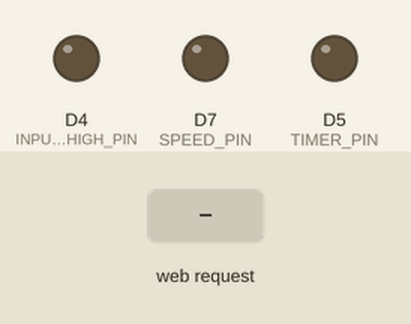
This sketch was run on a simulated ESP8266 (NodeMCU). Parts: output pins drawn as LEDs (lit = HIGH). The test bench sets the inputs (shaded band). WiFi joins after 1.5 s; servers stay silent unless stated; what the sketch prints to the serial monitor is not drawn.

Above: at 4.5 s.
4.6 s: HTTP request GET /fan_high received
At 5.1 s:
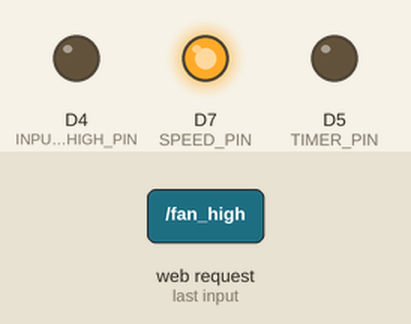
6.1 s: HTTP request GET /timer received
At 6.2 s:
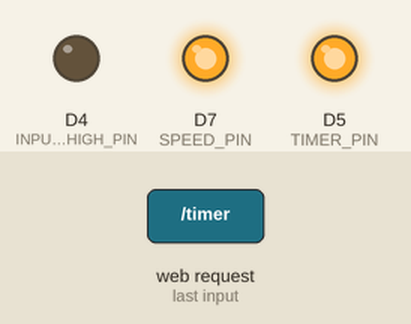
7.8 s: HTTP request GET /fan_low received
At 8.8 s:
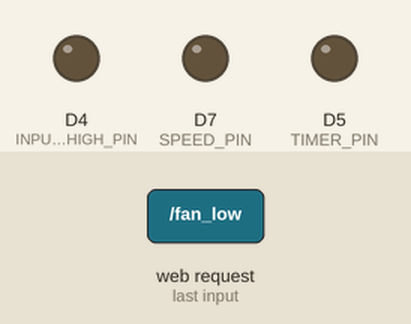
9.3 s: HTTP request GET /timer received
At 9.4 s:
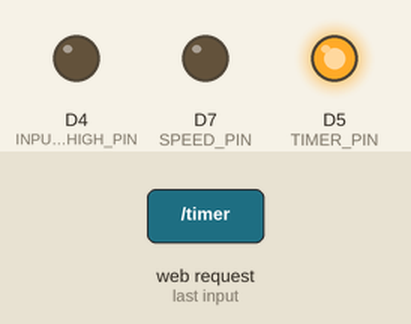
Timing chart, 0 to 12.0 s (numbered marks = the images above; inputs shaded):
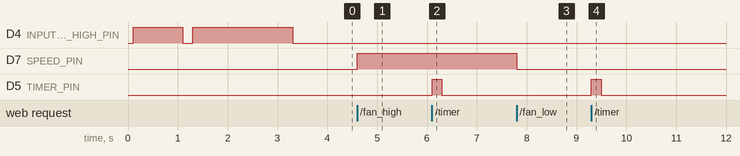

Measured:
- after the input at 4.6 s, D7 (SPEED_PIN): LOW → HIGH at once
- after the input at 6.1 s, D5 (TIMER_PIN): LOW → HIGH at once, → LOW 0.20 s later
- after the input at 7.8 s, D7 (SPEED_PIN): HIGH → LOW at once
- after the input at 9.3 s, D5 (TIMER_PIN): LOW → HIGH at once, → LOW 0.20 s later

The sketch:

main.c.ino
```cpp
#include <ESP8266WiFi.h>
#include <ESP8266WebServer.h>

// ---- WiFi credentials ----
const char* ssid     = "glizzy";
const char* password = "*PASS*";

// ---- INPUT PINS (LED monitors) ----
const int INPUT_LED_ON_PIN       = D1;
const int INPUT_LED_OFF_PIN      = D2;
const int INPUT_LED_FAN_LOW_PIN  = D3;
const int INPUT_LED_FAN_HIGH_PIN = D4;

// ---- OUTPUT PINS (controls) ----
const int TIMER_PIN = D5;
const int POWER_PIN = D6;
const int SPEED_PIN = D7;

// Web server
ESP8266WebServer server(80);

void setup() {
  Serial.begin(115200);

  // Inputs
  pinMode(INPUT_LED_ON_PIN, INPUT);
  pinMode(INPUT_LED_OFF_PIN, INPUT);
  pinMode(INPUT_LED_FAN_LOW_PIN, INPUT);
  pinMode(INPUT_LED_FAN_HIGH_PIN, INPUT);

  pinMode(LED_BUILTIN, OUTPUT);  // Initialize the LED_BUILTIN pin as an output
  // Outputs
  pinMode(TIMER_PIN, OUTPUT);
  pinMode(POWER_PIN, OUTPUT);
  pinMode(SPEED_PIN, OUTPUT);

  digitalWrite(TIMER_PIN, LOW);
  digitalWrite(POWER_PIN, LOW);
  digitalWrite(SPEED_PIN, LOW);

  // Connect WiFi
  WiFi.begin(ssid, password);
  Serial.print("Connecting to WiFi");
  while (WiFi.status() != WL_CONNECTED) {
    digitalWrite(LED_BUILTIN, LOW);  // Turn the LED on (Note that LOW is the voltage level
    delay(100);                      // Wait for a second
    digitalWrite(LED_BUILTIN, HIGH);  // Turn the LED off by making the voltage HIGH
    delay(1000);
    digitalWrite(LED_BUILTIN, LOW);  // Turn the LED on (Note that LOW is the voltage level
    delay(200);                      // Wait for a second
    digitalWrite(LED_BUILTIN, HIGH);  // Turn the LED off by making the voltage HIGH
    delay(2000);
  }
  Serial.println("\nConnected to WiFi!");
  Serial.print("IP Address: ");
  Serial.println(WiFi.localIP());

  // Define routes
  server.on("/", handleRoot);
  server.on("/power_on", []() { digitalWrite(POWER_PIN, HIGH); server.sendHeader("Location", "/"); server.send(303); });
  server.on("/power_off", []() { digitalWrite(POWER_PIN, LOW); server.sendHeader("Location", "/"); server.send(303); });
  server.on("/fan_low", []() { digitalWrite(SPEED_PIN, LOW); server.sendHeader("Location", "/"); server.send(303); });
  server.on("/fan_high", []() { digitalWrite(SPEED_PIN, HIGH); server.sendHeader("Location", "/"); server.send(303); });
  server.on("/timer", []() { pulseTimer(); server.sendHeader("Location", "/"); server.send(303); });

  server.begin();
  digitalWrite(LED_BUILTIN, LOW);  // Turn the LED on (Note that LOW is the voltage level

}

void loop() {
  server.handleClient();

}

void handleRoot() {
  String html = "<!DOCTYPE html><html><head><title>ESP8266 Fan Control</title>";
  html += "<meta name='viewport' content='width=device-width, initial-scale=1'>";
  html += "<style>body{font-family:Arial;text-align:center;}button{padding:10px 20px;margin:5px;font-size:16px;}</style>";
  html += "</head><body><h2>Fan Control Dashboard</h2>";

  // Show LED states
  html += "<h3>Status LEDs</h3>";
  html += "ON LED: " + String(digitalRead(INPUT_LED_ON_PIN)) + "<br>";
  html += "OFF LED: " + String(digitalRead(INPUT_LED_OFF_PIN)) + "<br>";
  html += "FAN LOW LED: " + String(digitalRead(INPUT_LED_FAN_LOW_PIN)) + "<br>";
  html += "FAN HIGH LED: " + String(digitalRead(INPUT_LED_FAN_HIGH_PIN)) + "<br>";

  // Buttons
  html += "<h3>Controls</h3>";
  html += "<a href='/power_on'><button>Power ON</button></a>";
  html += "<a href='/power_off'><button>Power OFF</button></a><br>";
  html += "<a href='/fan_low'><button>Fan LOW</button></a>";
  html += "<a href='/fan_high'><button>Fan HIGH</button></a><br>";
  html += "<a href='/timer'><button>Pulse TIMER</button></a>";

  html += "</body></html>";
  server.send(200, "text/html", html);
}

void pulseTimer() {
  digitalWrite(TIMER_PIN, HIGH);
  delay(200);
  digitalWrite(TIMER_PIN, LOW);
}
```
